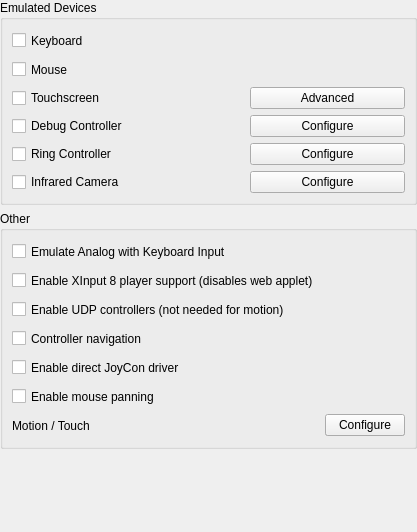
       <widget class="QWidget" name="rightInputAdvanced" native="true">
        <layout class="QVBoxLayout" name="rightLayout" stretch="1,1">
         <property name="spacing">
          <number>3</number>
         </property>
         <property name="leftMargin">
          <number>0</number>
         </property>
         <property name="topMargin">
          <number>0</number>
         </property>
         <property name="rightMargin">
          <number>0</number>
         </property>
         <property name="bottomMargin">
          <number>0</number>
         </property>
         <item>
          <widget class="QWidget" name="topRightInputAdvanced" native="true">
           <layout class="QVBoxLayout" name="verticalLayout">
            <property name="leftMargin">
             <number>0</number>
            </property>
            <property name="topMargin">
             <number>0</number>
            </property>
            <property name="rightMargin">
             <number>0</number>
            </property>
            <property name="bottomMargin">
             <number>0</number>
            </property>
            <item>
             <widget class="QGroupBox" name="emulatedDevicesGroupBox">
              <property name="title">
               <string>Emulated Devices</string>
              </property>
              <layout class="QGridLayout" name="emulatedDevicesGridLayout">
               <item row="0" column="0">
                <widget class="QCheckBox" name="keyboard_enabled">
                 <property name="minimumSize">
                  <size>
                   <width>0</width>
                   <height>23</height>
                  </size>
                 </property>
                 <property name="text">
                  <string>Keyboard</string>
                 </property>
                </widget>
               </item>
                <item row="1" column="0">
                  <widget class="QCheckBox" name="mouse_enabled">
                    <property name="minimumSize">
                      <size>
                        <width>0</width>
                        <height>23</height>
                      </size>
                    </property>
                    <property name="text">
                      <string>Mouse</string>
                    </property>
                  </widget>
                </item>
                <item row="2" column="0">
                  <widget class="QCheckBox" name="touchscreen_enabled">
                    <property name="text">
                      <string>Touchscreen</string>
                    </property>
                  </widget>
                </item>
               <item row="2" column="1">
                <spacer name="horizontalSpacer_8">
                 <property name="orientation">
                  <enum>Qt::Horizontal</enum>
                 </property>
                 <property name="sizeType">
                  <enum>QSizePolicy::Fixed</enum>
                 </property>
                 <property name="sizeHint" stdset="0">
                  <size>
                   <width>76</width>
                   <height>20</height>
                  </size>
                 </property>
                </spacer>
               </item>
                <item row="2" column="2">
                  <widget class="QPushButton" name="touchscreen_advanced">
                    <property name="text">
                      <string>Advanced</string>
                    </property>
                  </widget>
                </item>
               <item row="3" column="0">
                <widget class="QCheckBox" name="debug_enabled">
                 <property name="text">
                  <string>Debug Controller</string>
                 </property>
                </widget>
               </item>
               <item row="3" column="2">
                <widget class="QPushButton" name="debug_configure">
                 <property name="text">
                  <string>Configure</string>
                 </property>
                </widget>
               </item>
               <item row="4" column="0">
                <widget class="QCheckBox" name="enable_ring_controller">
                 <property name="text">
                  <string>Ring Controller</string>
                 </property>
                </widget>
               </item>
               <item row="4" column="2">
                <widget class="QPushButton" name="ring_controller_configure">
                 <property name="text">
                  <string>Configure</string>
                 </property>
                </widget>
               </item>
               <item row="5" column="0">
                <widget class="QCheckBox" name="enable_ir_sensor">
                 <property name="text">
                  <string>Infrared Camera</string>
                 </property>
                </widget>
               </item>
               <item row="5" column="2">
                <widget class="QPushButton" name="camera_configure">
                 <property name="text">
                  <string>Configure</string>
                 </property>
                </widget>
               </item>
              </layout>
             </widget>
            </item>
             <item>
               <widget class="QGroupBox" name="otherGroupBox">
                 <property name="title">
                   <string>Other</string>
                 </property>
                 <layout class="QGridLayout" name="OtherGridLayout">
                   <item row="1" column="0">
                     <widget class="QCheckBox" name="emulate_analog_keyboard">
                       <property name="minimumSize">
                         <size>
                           <width>0</width>
                           <height>23</height>
                         </size>
                       </property>
                       <property name="text">
                         <string>Emulate Analog with Keyboard Input</string>
                       </property>
                     </widget>
                   </item>
                   <item row="2" column="0">
                     <widget class="QCheckBox" name="enable_raw_input">
                       <property name="toolTip">
                         <string>Requires restarting yuzu</string>
                       </property>
                       <property name="minimumSize">
                         <size>
                           <width>0</width>
                           <height>23</height>
                         </size>
                       </property>
                       <property name="text">
                         <string>Enable XInput 8 player support (disables web applet)</string>
                       </property>
                     </widget>
                   </item>
                   <item row="3" column="0">
                     <widget class="QCheckBox" name="enable_udp_controller">
                       <property name="minimumSize">
                         <size>
                           <width>0</width>
                           <height>23</height>
                         </size>
                       </property>
                       <property name="text">
                         <string>Enable UDP controllers (not needed for motion)</string>
                       </property>
                     </widget>
                   </item>
                   <item row="4" column="0">
                     <widget class="QCheckBox" name="controller_navigation">
                       <property name="minimumSize">
                         <size>
                           <width>0</width>
                           <height>23</height>
                         </size>
                       </property>
                       <property name="text">
                         <string>Controller navigation</string>
                       </property>
                     </widget>
                   </item>
                   <item row="5" column="0">
                      <widget class="QCheckBox" name="enable_joycon_driver">
                       <property name="toolTip">
                         <string>Requires restarting yuzu</string>
                       </property>
                       <property name="minimumSize">
                         <size>
                           <width>0</width>
                           <height>23</height>
                         </size>
                       </property>
                       <property name="text">
                         <string>Enable direct JoyCon driver</string>
                       </property>
                     </widget>
                   </item>
                   <item row="6" column="0">
                     <widget class="QCheckBox" name="mouse_panning">
                       <property name="minimumSize">
                         <size>
                           <width>0</width>
                           <height>23</height>
                         </size>
                       </property>
                       <property name="text">
                         <string>Enable mouse panning</string>
                       </property>
                     </widget>
                   </item>
                   <item row="7" column="2">
                     <widget class="QSpinBox" name="mouse_panning_sensitivity">
                       <property name="toolTip">
                         <string>Mouse sensitivity</string>
                       </property>
                       <property name="alignment">
                         <set>Qt::AlignCenter</set>
                       </property>
                       <property name="suffix">
                         <string>%</string>
                       </property>
                       <property name="minimum">
                         <number>1</number>
                       </property>
                       <property name="maximum">
                         <number>100</number>
                       </property>
                       <property name="value">
                         <number>100</number>
                       </property>
                     </widget>
                   </item>
                   <item row="7" column="0">
                     <widget class="QLabel" name="motion_touch">
                       <property name="text">
                         <string>Motion / Touch</string>
                       </property>
                     </widget>
                   </item>
                   <item row="7" column="2">
                     <widget class="QPushButton" name="buttonMotionTouch">
                       <property name="text">
                         <string>Configure</string>
                       </property>
                     </widget>
                   </item>
                 </layout>
               </widget>
             </item>
            <item>
             <spacer name="verticalSpacer">
              <property name="orientation">
               <enum>Qt::Vertical</enum>
              </property>
              <property name="sizeHint" stdset="0">
               <size>
                <width>20</width>
                <height>40</height>
               </size>
              </property>
             </spacer>
            </item>
           </layout>
          </widget>
         </item>
         <item>
          <widget class="QWidget" name="bottomRightInputAdvanced" native="true">
           <layout class="QVBoxLayout" name="verticalLayout_2">
            <property name="leftMargin">
             <number>0</number>
            </property>
            <property name="topMargin">
             <number>0</number>
            </property>
            <property name="rightMargin">
             <number>0</number>
            </property>
            <property name="bottomMargin">
             <number>0</number>
            </property>
            <item>
             <spacer name="mainVerticalSpacer">
              <property name="orientation">
               <enum>Qt::Vertical</enum>
              </property>
              <property name="sizeHint" stdset="0">
               <size>
                <width>20</width>
                <height>40</height>
               </size>
              </property>
             </spacer>
            </item>
           </layout>
          </widget>
         </item>
        </layout>
       </widget>
